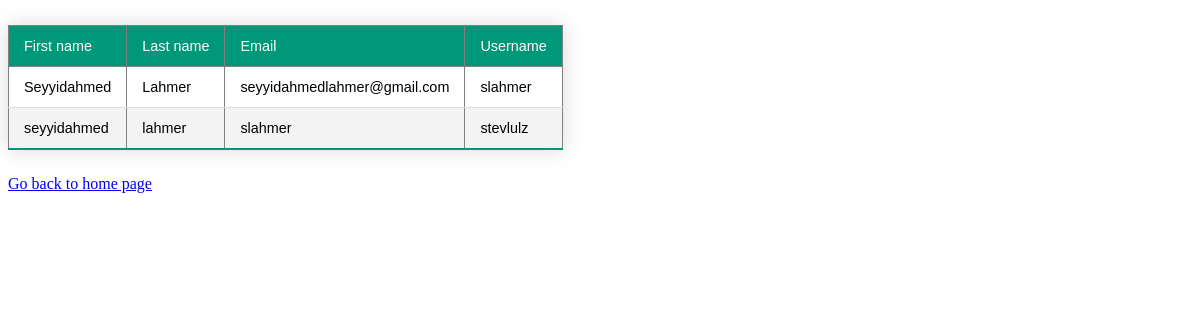
Before: /list_users with the older database file.
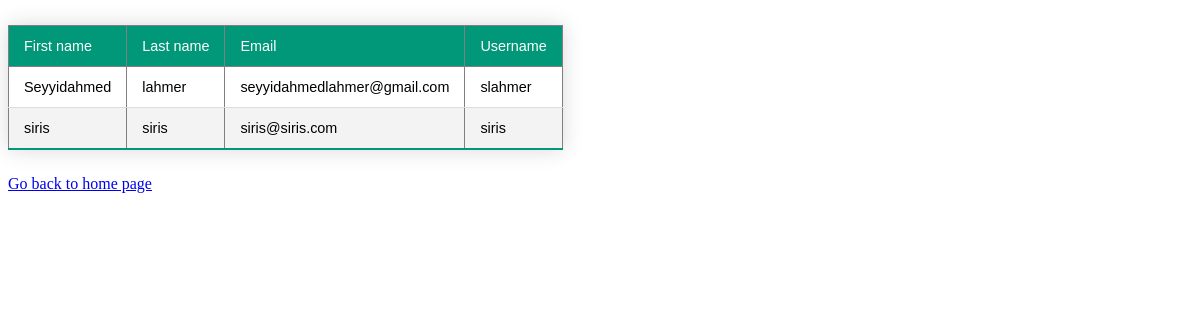
After: the same page with the newer database file.
### tables this page shows
CREATE TABLE users (
			user_id INTEGER PRIMARY KEY,
			first_name TEXT NOT NULL,
			last_name TEXT NOT NULL,
			email TEXT NOT NULL UNIQUE,
			username TEXT NOT NULL UNIQUE,
			password TEXT NOT NULL
			);

### captive_portal.py (the view)
@app.route("/list_users", methods=["GET", "POST"])
def list_users():
  con = sqlite3.connect("database.db")
  con.row_factory = sqlite3.Row
  cur = con.cursor()
  cur.execute("select * from users")
  rows = cur.fetchall();
  return render_template("list_users.html",rows = rows)

### templates/list_users.html (shortened to what this page needs)
<!doctype html>
<html>
<head>
</head>
   <body>
      <table border = 1 class="styled-table">
         <thead>
            <td>First name</td>
            <td>Last name</td>
            <td>Email</td>
            <td>Username</td>
         </thead>
         {% for row in rows %}
            <tr>
               <td>{{row["first_name"]}}</td>
               <td>{{row["last_name"]}}</td>
               <td> {{ row["email"]}}</td>
               <td>{{row["username"]}}</td>
            </tr>
         {% endfor %}
      </table>
      <a href = "/">Go back to home page</a>
   </body>
</html>

### templates/list_users.html (style rules this page uses)
.styled-table { border-collapse: collapse; margin: 25px 0; font-size: 0.9em; font-family: sans-serif; min-width: 400px; box-shadow: 0 0 20px rgba(0, 0, 0, 0.15); }
.styled-table th, .styled-table td { padding: 12px 15px; }
.styled-table tbody tr { border-bottom: 1px solid #dddddd; }
.styled-table tbody tr:nth-of-type(even) { background-color: #f3f3f3; }
.styled-table tbody tr:last-of-type { border-bottom: 2px solid #009879; }

Changed rows visible on the page:
removed users: first_name "seyyidahmed", last_name "lahmer", email "slahmer", username "stevlulz"
changed users "Seyyidahmed": last_name "Lahmer" → "lahmer"
added users: first_name "siris", last_name "siris", email "siris@siris.com", username "siris"
